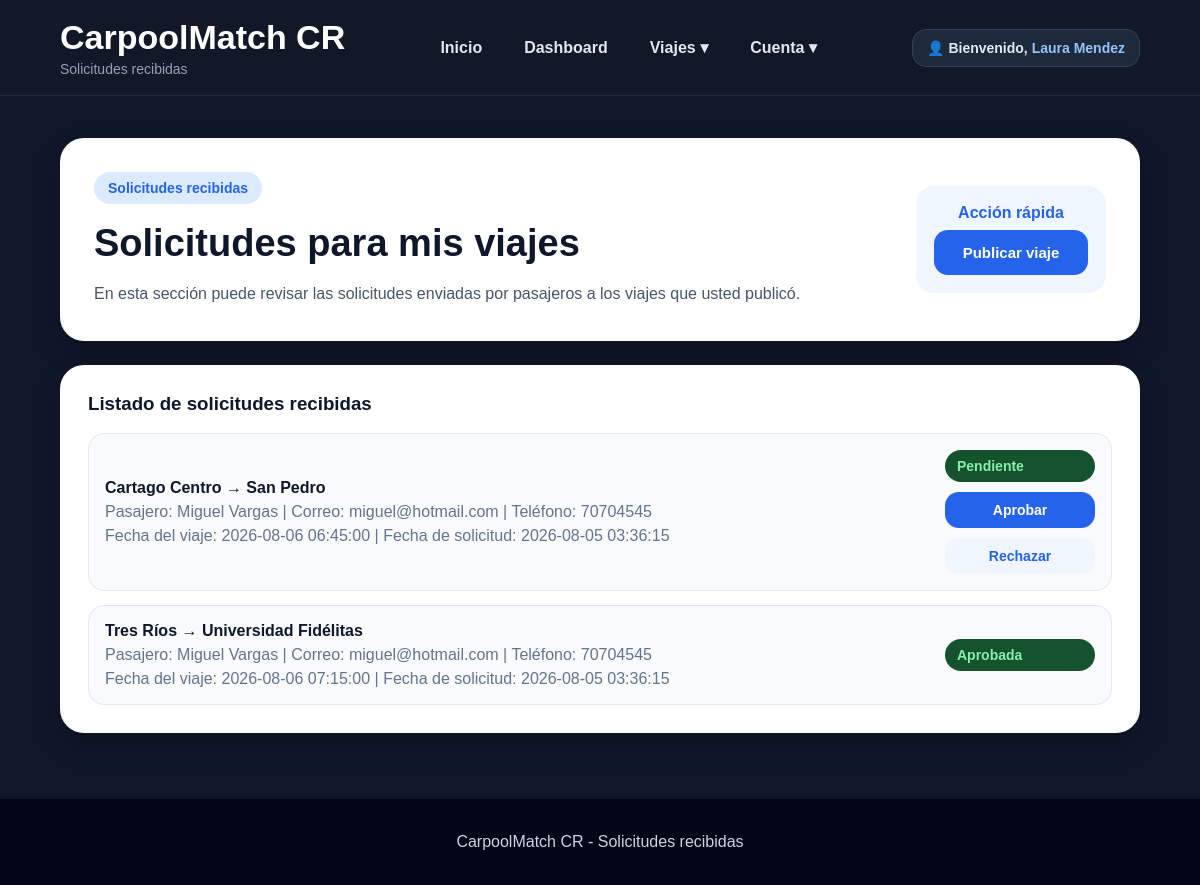
/solicitudes-recibidas.php (signed in), run on the app's committed database.
### tables this page shows
CREATE TABLE solicitudes (
    id_solicitud INT AUTO_INCREMENT PRIMARY KEY,
    id_viaje INT NOT NULL,
    id_pasajero INT NOT NULL,
    estado_solicitud ENUM('Pendiente', 'Aprobada', 'Rechazada') DEFAULT 'Pendiente',
    fecha_solicitud TIMESTAMP DEFAULT CURRENT_TIMESTAMP,
    FOREIGN KEY (id_viaje) REFERENCES viajes(id_viaje),
    FOREIGN KEY (id_pasajero) REFERENCES usuarios(id_usuario),
    UNIQUE (id_viaje, id_pasajero)
);

CREATE TABLE viajes (
    id_viaje INT AUTO_INCREMENT PRIMARY KEY,
    id_conductor INT NOT NULL,
    punto_salida VARCHAR(150) NOT NULL,
    destino VARCHAR(150) NOT NULL,
    fecha_hora DATETIME NOT NULL,
    asientos_disponibles INT NOT NULL,
    observaciones TEXT,
    estado ENUM('Activo', 'Completo', 'Cancelado') DEFAULT 'Activo',
    fecha_publicacion TIMESTAMP DEFAULT CURRENT_TIMESTAMP,
    FOREIGN KEY (id_conductor) REFERENCES usuarios(id_usuario)
);

CREATE TABLE usuarios (
    id_usuario INT AUTO_INCREMENT PRIMARY KEY,
    nombre VARCHAR(100) NOT NULL,
    correo VARCHAR(120) NOT NULL UNIQUE,
    telefono VARCHAR(8) NOT NULL,
    tipo_usuario ENUM('Conductor', 'Pasajero', 'Ambos') NOT NULL,
    contrasena VARCHAR(255) NOT NULL,
    fecha_registro TIMESTAMP DEFAULT CURRENT_TIMESTAMP,
    reputacion DECIMAL(3,2) DEFAULT 5.00,
    estado ENUM('Activo', 'Inactivo') DEFAULT 'Activo'
);

### solicitudes-recibidas.php (the view, shortened to what this page needs)
<?php
include "php/conexion.php";
$idUsuario = $_SESSION["id_usuario"];
$nombreUsuario = $_SESSION["nombre"];
$consulta = "SELECT solicitudes.id_solicitud,
                    solicitudes.estado_solicitud,
                    solicitudes.fecha_solicitud,
                    viajes.punto_salida,
                    viajes.destino,
                    viajes.fecha_hora,
                    usuarios.nombre AS nombre_pasajero,
                    usuarios.correo AS correo_pasajero,
                    usuarios.telefono AS telefono_pasajero
             FROM solicitudes
             INNER JOIN viajes ON solicitudes.id_viaje = viajes.id_viaje
             INNER JOIN usuarios ON solicitudes.id_pasajero = usuarios.id_usuario
             WHERE viajes.id_conductor = ?
             ORDER BY solicitudes.fecha_solicitud DESC";
$stmt = mysqli_prepare($conexion, $consulta);
mysqli_stmt_bind_param($stmt, "i", $idUsuario);
mysqli_stmt_execute($stmt);
$resultado = mysqli_stmt_get_result($stmt);
?>
<!DOCTYPE html>
<html lang="es">
<head>
    <link rel="stylesheet" href="css/style.css">
</head>
<body>
    <header class="header">
        <div class="brand">
            <h1>CarpoolMatch CR</h1>
            <p>Solicitudes recibidas</p>
        </div>
        <nav class="nav">
            <a href="index.php">Inicio</a>
            <a href="dashboard.php">Dashboard</a>
            <div class="menu-dropdown">
                <span class="menu-btn">Viajes ▾</span>
            </div>
            <div class="menu-dropdown">
                <span class="menu-btn">Cuenta ▾</span>
            </div>
        </nav>
        <div class="usuario-header">
            👤 Bienvenido, <span><?php echo $nombreUsuario; ?></span>
        </div>
    </header>
    <main class="dashboard container">
        <section class="dashboard-welcome card">
            <div>
                <span class="tag">Solicitudes recibidas</span>
                <h2>Solicitudes para mis viajes</h2>
                <p>
                    En esta sección puede revisar las solicitudes enviadas por pasajeros a los viajes que usted publicó.
                </p>
            </div>
            <div class="dashboard-user">
                <strong>Acción rápida</strong>
                <a href="publicar-viaje.php" class="btn btn-primary full">Publicar viaje</a>
            </div>
        </section>
        <section class="card dashboard-section">
            <h3>Listado de solicitudes recibidas</h3>
            <div class="dashboard-list">
                <?php if (mysqli_num_rows($resultado) > 0) { ?>
                    <?php while ($solicitud = mysqli_fetch_assoc($resultado)) { ?>
                        <div class="dashboard-item">
                            <div>
                                <strong>
                                    <?php echo $solicitud["punto_salida"]; ?> → <?php echo $solicitud["destino"]; ?>
                                </strong>
                                <p>
                                    Pasajero: <?php echo $solicitud["nombre_pasajero"]; ?> |
                                    Correo: <?php echo $solicitud["correo_pasajero"]; ?> |
                                    Teléfono: <?php echo $solicitud["telefono_pasajero"]; ?>
                                </p>
                                <p>
                                    Fecha del viaje: <?php echo $solicitud["fecha_hora"]; ?> |
                                    Fecha de solicitud: <?php echo $solicitud["fecha_solicitud"]; ?>
                                </p>
                            </div>
                            <div class="acciones-viaje">
                                <span class="status">
                                    <?php echo $solicitud["estado_solicitud"]; ?>
                                </span>
                                <?php if ($solicitud["estado_solicitud"] == "Pendiente") { ?>
                                    <a href="php/actualizar_solicitud.php?id=<?php echo $solicitud["id_solicitud"]; ?>&estado=Aprobada"
                                        class="btn btn-primary">
                                        Aprobar
                                    </a>
                                    <a href="php/actualizar_solicitud.php?id=<?php echo $solicitud["id_solicitud"]; ?>&estado=Rechazada"
                                        class="btn btn-secondary">
                                        Rechazar
                                    </a>
                                <?php } ?>
                            </div>
                        </div>
                    <?php } ?>
                <?php } else { ?>
                    <p>No tiene solicitudes recibidas todavía.</p>
                <?php } ?>
            </div>
        </section>
    </main>
    <footer class="footer">
        <p>CarpoolMatch CR - Solicitudes recibidas</p>
    </footer>
</body>
</html>

### css/style.css (style rules this page uses)
* { box-sizing: border-box; }
body { margin: 0; font-family: Arial, Helvetica, sans-serif; background: #0f172a; color: #f8fafc; }
a { text-decoration: none; }
.container { width: 90%; max-width: 1180px; margin: 0 auto; }
.header { background: #111827; border-bottom: 1px solid #1f2937; padding: 18px 5%; display: flex; justify-content: space-between; align-items: center; gap: 20px; flex-wrap: wrap; position: sticky; top: 0; z-index: 10; }
.brand h1 { margin: 0; font-size: 34px; color: white; }
.brand p { margin: 4px 0 0; color: #94a3b8; font-size: 14px; }
.nav { display: flex; gap: 10px; flex-wrap: wrap; align-items: center; }
.nav a { color: #e2e8f0; padding: 10px 16px; border-radius: 12px; font-weight: bold; transition: 0.2s; }
.menu-dropdown { position: relative; }
.menu-btn { color: #e2e8f0; padding: 10px 16px; border-radius: 12px; font-weight: bold; cursor: pointer; display: inline-block; transition: 0.2s; }
.btn { padding: 14px 22px; border-radius: 14px; font-weight: bold; display: inline-block; border: none; cursor: pointer; font-size: 15px; text-align: center; }
.btn-primary { background: #2563eb; color: white; }
.btn-secondary { background: #eff6ff; color: #2563eb; }
.full { width: 100%; }
.card { background: white; color: #0f172a; border-radius: 24px; box-shadow: 0 12px 28px rgba(0, 0, 0, 0.22); }
.tag { display: inline-block; background: #dbeafe; color: #2563eb; padding: 8px 14px; border-radius: 999px; font-size: 14px; font-weight: bold; }
.status { background: #14532d; color: #86efac; padding: 8px 12px; border-radius: 999px; font-weight: bold; font-size: 14px; }
.footer { background: #020617; color: #cbd5e1; text-align: center; padding: 18px; }
.dashboard { padding: 42px 0; }
.dashboard-welcome { padding: 34px; display: flex; justify-content: space-between; align-items: center; gap: 24px; margin-bottom: 24px; }
.dashboard-welcome h2 { color: #0f172a; font-size: 38px; margin: 18px 0 12px; }
.dashboard-welcome p { color: #475569; line-height: 1.6; margin-bottom: 0; }
.dashboard-user { background: #eff6ff; color: #2563eb; padding: 18px; border-radius: 18px; min-width: 190px; text-align: center; }
.dashboard-user strong { display: block; margin-bottom: 8px; }
.dashboard-section { padding: 28px; margin-bottom: 24px; }
.dashboard-section h3 { color: #0f172a; margin-top: 0; margin-bottom: 18px; }
.dashboard-list { display: grid; gap: 14px; }
.dashboard-item { background: #f8fafc; border: 1px solid #e2e8f0; padding: 16px; border-radius: 16px; display: flex; justify-content: space-between; align-items: center; gap: 15px; }
.dashboard-item strong { color: #0f172a; }
.dashboard-item p { color: #64748b; margin: 6px 0 0; }
.usuario-header { background: #1e293b; color: #e2e8f0; padding: 10px 14px; border-radius: 14px; font-size: 14px; font-weight: bold; border: 1px solid #334155; }
.usuario-header span { color: #93c5fd; }
.acciones-viaje { display: grid; gap: 10px; min-width: 150px; }
.acciones-viaje .btn { padding: 10px 14px; font-size: 14px; }

### data on the page
solicitudes: id_viaje.punto_salida "Cartago Centro", id_viaje.destino "San Pedro", id_pasajero.nombre "Miguel Vargas", id_pasajero.correo "miguel@hotmail.com", id_pasajero.telefono "70704545", id_viaje.fecha_hora "2026-08-06 06:45:00", fecha_solicitud "2026-08-05 03:36:15", estado_solicitud "Pendiente"
solicitudes: id_viaje.punto_salida "Tres Ríos", id_viaje.destino "Universidad Fidélitas", id_pasajero.nombre "Miguel Vargas", id_pasajero.correo "miguel@hotmail.com", id_pasajero.telefono "70704545", id_viaje.fecha_hora "2026-08-06 07:15:00", fecha_solicitud "2026-08-05 03:36:15", estado_solicitud "Aprobada"

### other printed values
$nombreUsuario "Laura Mendez"
